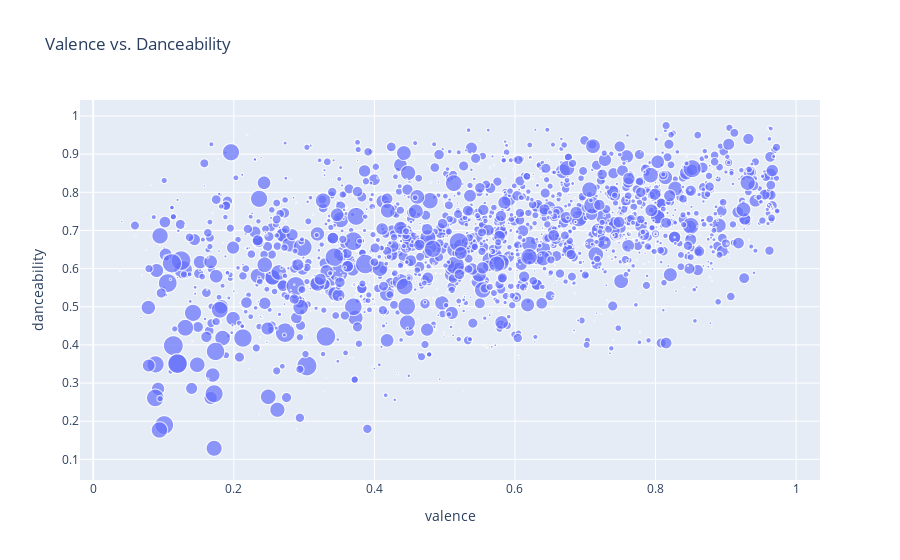

Notebook cell for this chart:
### Code cell
fig = px.scatter(df, x='valence', y='danceability', title = 'Valence vs. Danceability', size = "acousticness")

fig.show()

### Figure 1 — Plotly figure (JSON) as saved in the notebook; plotly's stock layout.template omitted (floating-point values rounded to 4 significant figures; data arrays with more than 128 entries replaced by an {"elided": "..."} marker saying what was removed)
{"data": [{"hovertemplate": "valence=%{x}<br>danceability=%{y}<br>acousticness=%{marker.size}<extra></extra>", "legendgroup": "", "marker": {"color": "#636efa", "size": {"elided": "2000 float values"}, "sizemode": "area", "sizeref": 0.00244, "symbol": "circle"}, "mode": "markers", "name": "", "showlegend": false, "type": "scattergl", "x": {"elided": "2000 float values"}, "xaxis": "x", "y": {"elided": "2000 float values"}, "yaxis": "y"}], "layout": {"legend": {"itemsizing": "constant", "tracegroupgap": 0}, "title": {"text": "Valence vs. Danceability"}, "xaxis": {"anchor": "y", "domain": [0, 1], "title": {"text": "valence"}}, "yaxis": {"anchor": "x", "domain": [0, 1], "title": {"text": "danceability"}}}}
